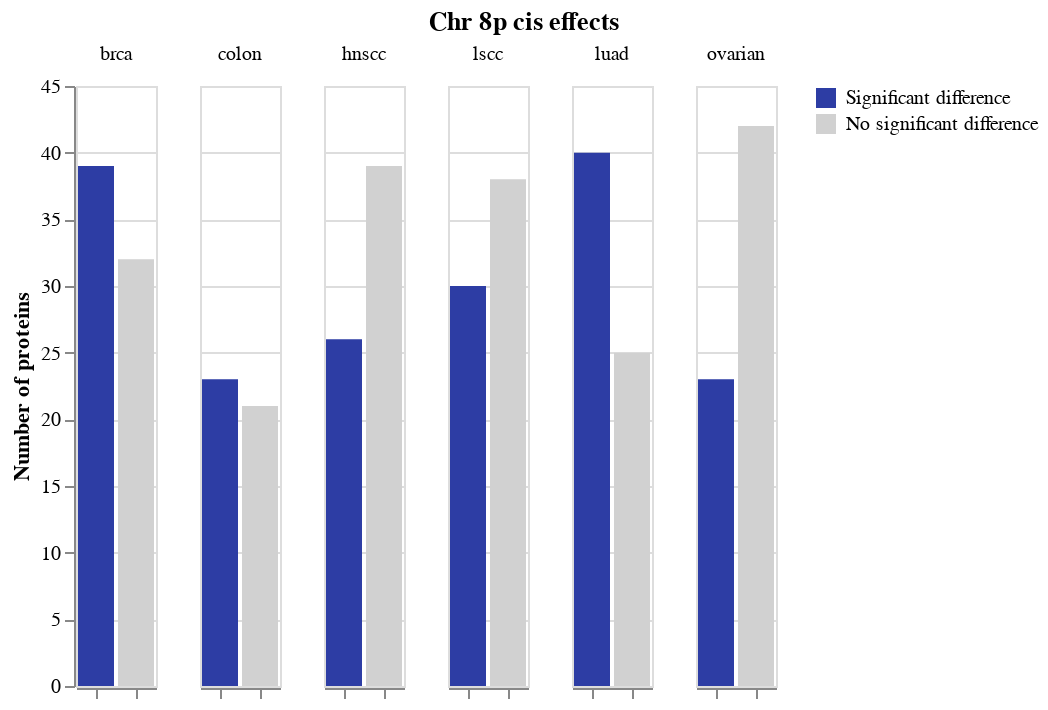

The notebook cell this image was saved under:
### Markdown cell above
## Select the proteins with a significant change, and take a detour to make some plots

### Code cell
prots = long_results[long_results["adj_p"] <= 0.05].reset_index(drop=True)
prots_cts = prots.groupby("cancer_type").count()[["protein"]]

fail_prots = long_results[long_results["adj_p"] > 0.05].reset_index(drop=True)
fail_cts = fail_prots.groupby("cancer_type").count()[["protein"]]

prots_cts.insert(0, "count_type", "Significant difference")
fail_cts.insert(0, "count_type", "No significant difference")

counts = prots_cts.append(fail_cts).sort_index().reset_index(drop=False)

alt.Chart(counts).mark_bar().encode(
    x=alt.X(
        "count_type",
        axis=alt.Axis(
            title=None,
            labels=False
        ),
        sort=["Significant difference"]
    ),
    y=alt.Y(
        "protein",
        axis=alt.Axis(
            title="Number of proteins"
        )
    ),
    color=alt.Color(
        "count_type",
        title=None,
        sort=["Significant difference"],
        scale=alt.Scale(
            domain=["Significant difference", "No significant difference"],
            range=["#2d3da4", "#d1d1d1"]
        )
    )
).facet(
    column=alt.Column(
        "cancer_type",
        title=None
    )
).properties(
    title="Chr 8p cis effects"
).configure_title(
    anchor="middle"
)

### Figure 1 — Vega-Lite specification as saved in the notebook (floating-point values rounded to 4 significant figures)
{"config": {"view": {"continuousWidth": 400, "continuousHeight": 300}, "title": {"anchor": "middle"}}, "data": {"name": "data-16385d792006ff22f67546999d28d864"}, "facet": {"column": {"type": "nominal", "field": "cancer_type", "title": null}}, "spec": {"mark": "bar", "encoding": {"color": {"type": "nominal", "field": "count_type", "scale": {"domain": ["Significant difference", "No significant difference"], "range": ["#2d3da4", "#d1d1d1"]}, "sort": ["Significant difference"], "title": null}, "x": {"type": "nominal", "axis": {"labels": false, "title": null}, "field": "count_type", "sort": ["Significant difference"]}, "y": {"type": "quantitative", "axis": {"title": "Number of proteins"}, "field": "protein"}}}, "title": "Chr 8p cis effects", "$schema": "https://vega.github.io/schema/vega-lite/v4.8.1.json", "datasets": {"data-16385d792006ff22f67546999d28d864": [{"cancer_type": "brca", "count_type": "Significant difference", "protein": 39}, {"cancer_type": "brca", "count_type": "No significant difference", "protein": 32}, {"cancer_type": "colon", "count_type": "Significant difference", "protein": 23}, {"cancer_type": "colon", "count_type": "No significant difference", "protein": 21}, {"cancer_type": "hnscc", "count_type": "Significant difference", "protein": 26}, {"cancer_type": "hnscc", "count_type": "No significant difference", "protein": 39}, {"cancer_type": "lscc", "count_type": "Significant difference", "protein": 30}, {"cancer_type": "lscc", "count_type": "No significant difference", "protein": 38}, {"cancer_type": "luad", "count_type": "Significant difference", "protein": 40}, {"cancer_type": "luad", "count_type": "No significant difference", "protein": 25}, {"cancer_type": "ovarian", "count_type": "Significant difference", "protein": 23}, {"cancer_type": "ovarian", "count_type": "No significant difference", "protein": 42}]}}
